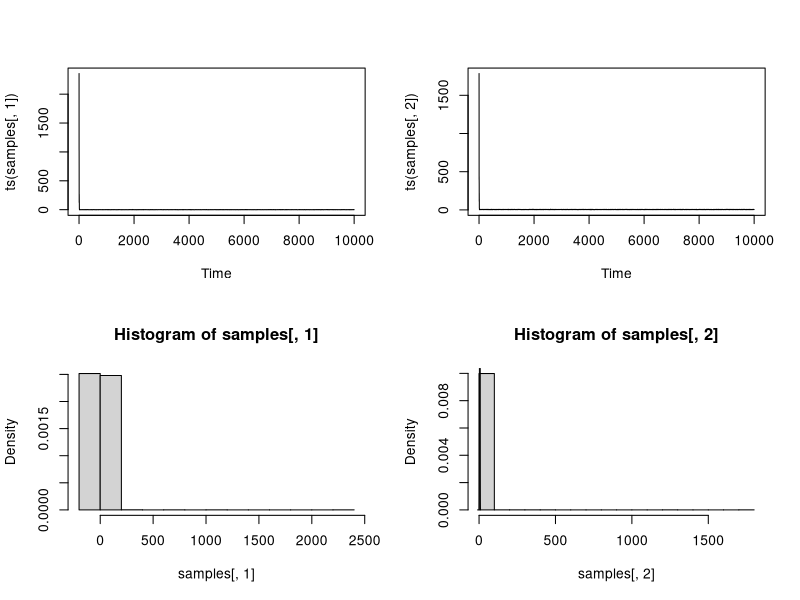
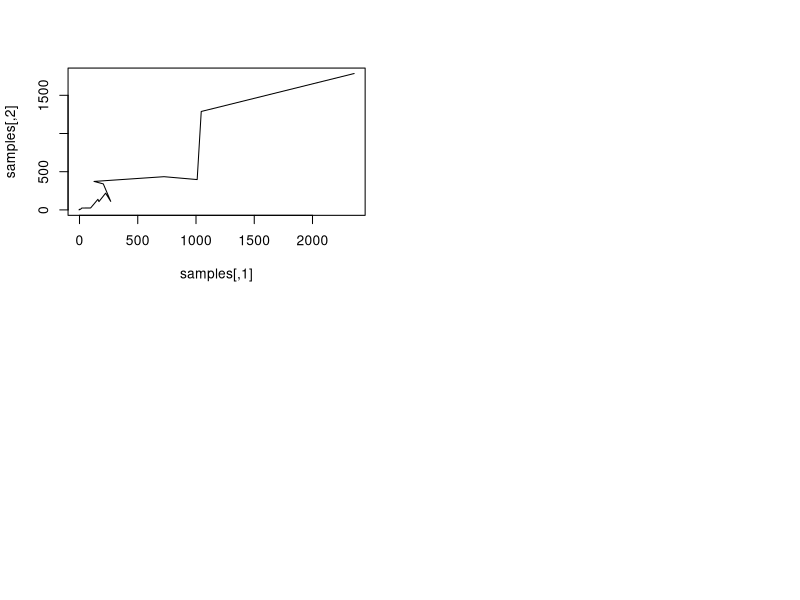
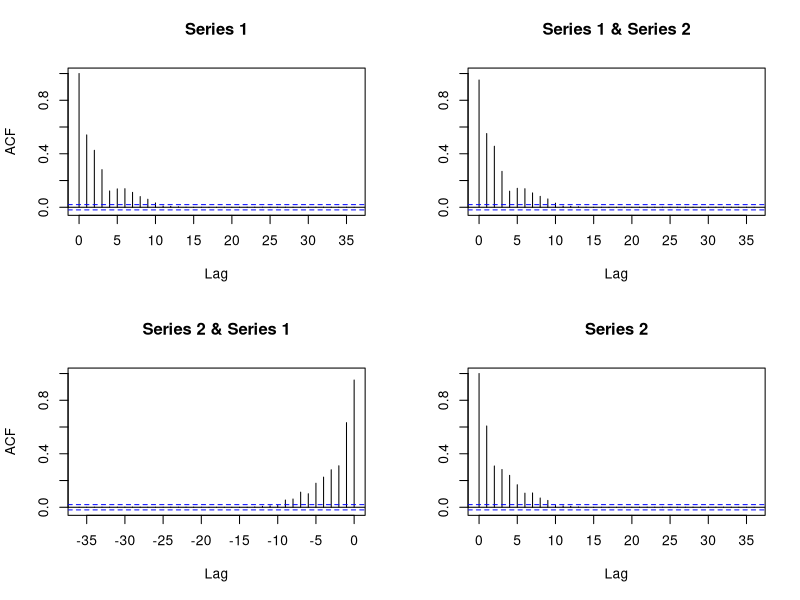

These charts were generated, in order, by the following R code:
## slice sampler for 2VN normal
conditional_normal = function(index, x_curr, m, v) {
  ## index will be one of (1, 2)
  mu = m[-index]
  v_mat  = v[-index, -index]
  cross_cov = v[index, -index]
  
  res = list()
  
  res$m = m[index] + cross_cov * (1/v_mat) * (x_curr[-index] - mu)
  res$v = v[index, index] - (cross_cov^2)/v_mat
  
  res
}

slice_sample_2vn = function(n, x_init, m, v) { 
  
  samples = matrix(ncol = 2, nrow = n)
  y0_trace = matrix(NA, ncol  = 2, nrow = n)
  x_curr = x_init
  
  for(i in 1:n) {
    
    for(j in 1:2) {
      moments = conditional_normal(j, x_curr, m, v)
      #print(paste0("moments = ", moments))
      log_phi_curr = -0.5*((x_curr[j] - moments$m)^2)/moments$v
      log_y0 = log(runif(1)) + log_phi_curr
      y0_trace[i, j]  = log_y0
      #print(paste0("y0 = ",  log_y0))
      unif_lims = moments$m + c(-1, 1) * sqrt(moments$v * (-2 * log_y0))
      #print(paste0("unif_lims = ", unif_lims))
      x_new = runif(1, min = min(unif_lims), max = max(unif_lims))
      #print(paste0("x_new = ", x_new))
      x_curr[j] = x_new
    }
    
    samples[i, ] = x_curr
    
  }
  list(samples  = samples,
       y0 = y0_trace)
  
}

mm = c(0,5)
cv = matrix(c(1, 0.8, 0.8, 1), ncol = 2)
my_ss = slice_sample_2vn(10000, c(-1000,2000), mm, cv)
samples= my_ss$samples
par(mfrow = c(2,2))
plot(ts(samples[,1]))
plot(ts(samples[,2]))
hist(samples[,1], prob = TRUE)
hist(samples[,2], prob = TRUE)
xx = seq(-10, 10, length = 10^4)
lines(xx, dnorm(xx, mean = 5))
plot(samples, type = "l")
acf(samples)

